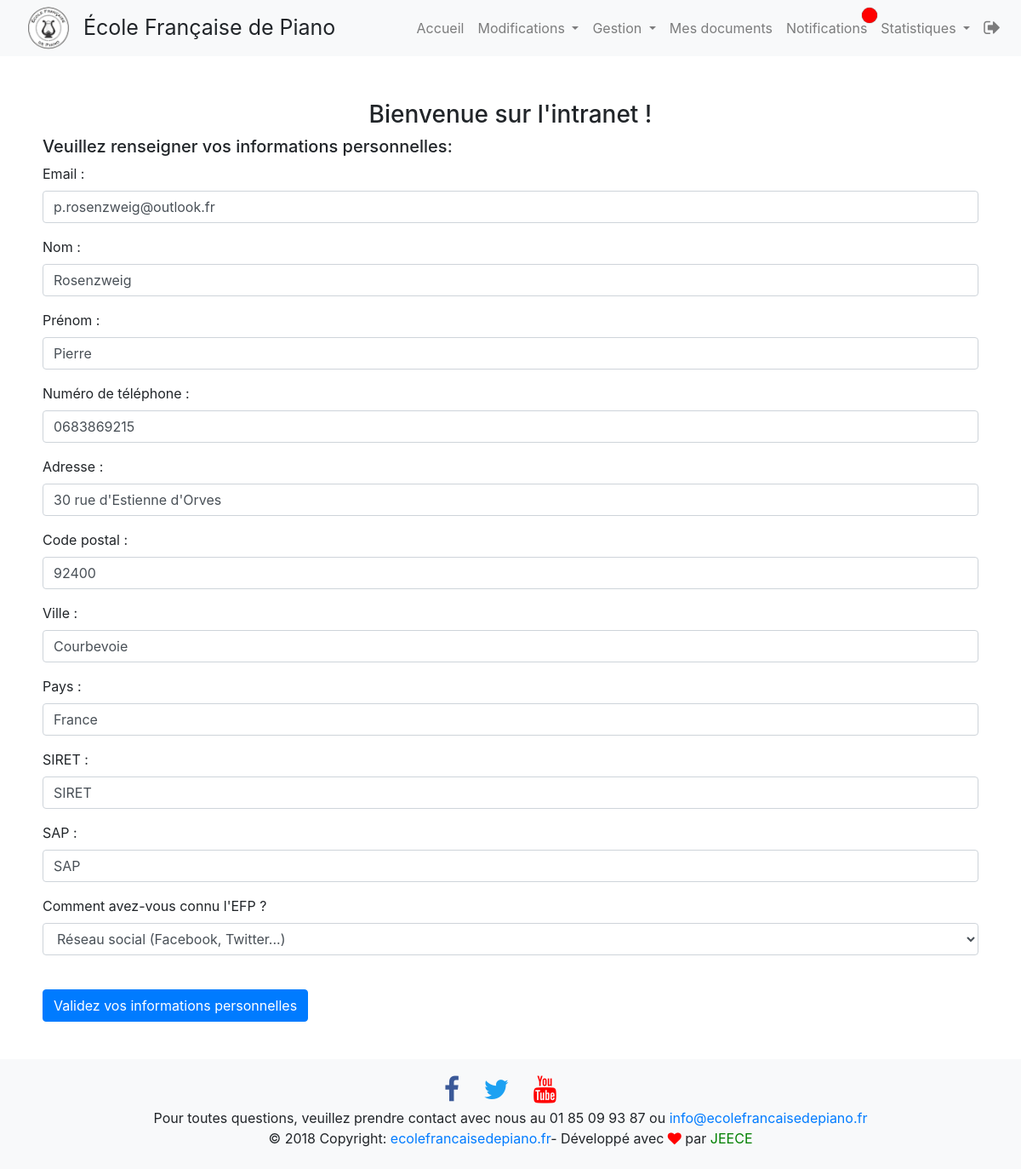
Page /intranet/creation_inscription (signed in) on the committed database.
### intranet/models.py (models this page shows, shortened)
class UserProfile(models.Model):
    STATS_CHOICES = (
        ('A', 'Moteur de recherche (Google, Yahoo...)'),
        ('B', 'Réseau social (Facebook, Twitter...)'),
        ('C', 'Connaissance (famille, amis...)'),
        ('D', 'Librairie musicale Falado'),
        ('E', 'Nebout & Hamm'),
        ('F', 'Annuaire en ligne (Pages jaunes, Yelp...)'),
        ('G', 'Prospectus, flyers'),
        ('H', 'Autre'),
    )
    user = models.OneToOneField(User,  on_delete=models.CASCADE)  # La liaison OneToOne vers le modèle User
    avatar = models.ImageField(null=True, blank=True, upload_to="avatars/")
    phone_regex = RegexValidator(regex=r'^(?:(?:\+|00)33|0)\s*[1-9](?:[\s.-]*\d{2}){4}$',
                                 message="Le numéro de téléphone doit suivre le format XX.XX.XX.XX.XX")
    phone_number = models.CharField(validators=[phone_regex], max_length=19,verbose_name="Téléphone")  # validators should be a list
    address = models.CharField(max_length=60, default='',verbose_name="Adresse")
    city = models.CharField(max_length=50, default='',verbose_name="Ville")
    country = models.CharField(max_length=50, default='France',verbose_name="Pays")
    lat = models.CharField(null=True,blank=True,default='None',max_length=50)
    lgn = models.CharField(null=True,blank=True,default='None',max_length=50)
    zip_code_regex = RegexValidator(regex=r'^(([0-8][0-9])|(9[0-5])|(2[ab]))[0-9]{3}$',
                                    message="Le code postal doit suivre le format DDDDD")
    zip_code = models.CharField(validators=[zip_code_regex], max_length=6, verbose_name="Code Postal")
    is_adherent = models.BooleanField(default=False)
    siret = models.CharField(max_length=21,default='SIRET',verbose_name="SIRET")
    sap = models.CharField(max_length=11,default='SAP',verbose_name="SAP")
    nb_facture = models.IntegerField(default=1)
    nb_adh= models.IntegerField(default=1,blank=True,null=True)
    stats = models.CharField(max_length=1, choices=STATS_CHOICES,null=True)
    is_premium = models.BooleanField(default=False,help_text="Permet d'annuler un cours à la dernière minute, les cours sont majorés de 10€.")
    stripe_account_id = models.CharField(max_length=40,default="StripeAccId",blank=True,help_text='ex: acct_1D5xIp...')
    nots_view = models.DateTimeField(default=timezone.now,verbose_name="Date des dernières modifications")
    class Meta:
        verbose_name_plural = "Profils utilisateurs"
    def create_profile(sender, **kwargs):
        if kwargs['created']:
            user_profile = UserProfile.objects.create(user=kwargs['instance'])
    post_save.connect(create_profile, sender=User)

### intranet/views.py (the view)
# urls.py: path('creation_inscription', views.creation_inscription, name='creation_inscription'),
def creation_inscription(request):
    if request.method == 'POST':
        form_user = EditUserForm(request.POST, instance=request.user)
        form_profile = EditStaffProfileForm(request.POST, instance=request.user.userprofile) if request.user.is_staff else EditProfileForm(request.POST, instance=request.user.userprofile)
        if form_profile.is_valid() and form_user.is_valid():
            form_user.save()
            form_profile.save()
            messages.success(request, 'Vos informations personnelles ont bien été enregistrées.')
            address = form_profile.cleaned_data["address"]
            city = form_profile.cleaned_data["city"]
            zip_code = form_profile.cleaned_data["zip_code"]
            country = form_profile.cleaned_data["country"]
            location = "%s %s %s %s" % (address, city, zip_code, country)
            r = requests.get('http://www.mapquestapi.com/geocoding/v1/address?key=7MspWFOeqU2eH72DNDg8LM6sTXKcaQmz&location=%s' % location)
            us = User.objects.get(pk=request.user.pk)
            if r.status_code == requests.codes.ok:
                data = json.loads(r.text)
                try:
                    us.userprofile.lat = data["results"][0]['locations'][0]['latLng']['lat']
                    us.userprofile.lgn = data["results"][0]['locations'][0]['latLng']['lng']
                    us.userprofile.save()
                except:
                    pass
            admin = User.objects.get(is_superuser=True)
            if request.user.is_staff:
                Notification.objects.create(to_user=admin, from_user=request.user,
                                        object="Création du compte %s %s (%s)" % (
                                        request.user.first_name, request.user.last_name, request.user.username),
                                        text="Je viens de compléter mon compte professeur!")
            else:
                Notification.objects.create(to_user=admin, from_user=request.user,
                                            object="Création du compte %s %s (%s)" % (
                                                request.user.first_name, request.user.last_name, request.user.username),
                                            text="Je viens de compléter mon compte!")
            if request.user.is_staff:
                adh = Adhesion.objects.filter(to_user=request.user)
                if adh:
                    request.user.userprofile.is_adherent = True
                    request.user.userprofile.save()
                    return redirect('intranet:accueil')
                else:
                    return redirect('intranet:creation_adhesion')
            else:
                return redirect('intranet:creation_eleves')
        else:
            messages.error(request,"Le formulaire n'est pas valide")
            return redirect('intranet:creation_inscription')
    else:
        user_form = EditUserForm(instance=request.user)
        profile_form = EditStaffProfileForm(instance=request.user.userprofile) if request.user.is_staff else EditProfileForm(instance=request.user.userprofile)
    return render(request, 'intranet/creation_inscription.html', locals())

### intranet/forms.py
class EditUserForm(forms.ModelForm):
    email = forms.EmailField(required=True, label='Email', max_length=50, widget=forms.TextInput(
        attrs={'placeholder': 'Email', 'class': 'form-control'}))
    first_name = forms.CharField(required=True, label='Prénom', max_length=30, widget=forms.TextInput(
        attrs={'placeholder': 'Prénom', 'class': 'form-control'}))
    last_name = forms.CharField(required=True, label='Nom', max_length=30, widget=forms.TextInput(
        attrs={'placeholder': 'Nom', 'class': 'form-control'}))
    class Meta:
        model = User
        fields = (
            'email',
            'last_name',
            'first_name'
        )

class EditStaffProfileForm(forms.ModelForm):
    class Meta:
        model = UserProfile
        fields = (
            'phone_number',
            'address',
            'zip_code',
            'city',
            'country',
            'siret',
            'sap',
            'stats'
        )
        labels = {
            'phone_number': 'Numéro de téléphone',
            'address': 'Adresse',
            'city': 'Ville',
            'zip_code': 'Code postal',
            'country': 'Pays',
            'siret': 'SIRET',
            'sap': 'SAP',
            'stats': 'Comment avez-vous connu l\'EFP ?'
        }

### intranet/templates/intranet/creation_inscription.html (shortened to what this page needs)
{% extends 'intranet/base.html' %}
{% block nav_bar %}
{% include 'intranet/nav_bar.html' %}
{% endblock nav_bar %}
{% block content %}
 <div class="container container_extras" >
     <h3 class="text-center mt-2"> Bienvenue sur l'intranet !</h3>
     <h5>Veuillez renseigner vos informations personnelles:</h5>
     <form method="post">
         {% include 'intranet/bs4_form.html' with form=user_form %}
         {% include 'intranet/bs4_form.html' with form=profile_form %}
         <br>
        <button type="submit" class="btn btn-primary">Validez vos informations personnelles</button>
    </form>
 </div>
{% endblock content %}
{% block footer %}
{% include 'intranet/footer.html' %}
{% endblock footer %}

### intranet/templates/intranet/bs4_form.html (shortened to what this page needs)
{% load widget_tweaks %}
{% for field in form.visible_fields %}
  <div class="form-group">
    {{ field.label_tag }}
    {% if form.is_bound %}
      {% if field.errors %}
        {% render_field field class="form-control is-invalid" %}
        {% for error in field.errors %}
          <div class="invalid-feedback">
            {{ error }}
          </div>
        {% endfor %}
      {% else %}
        {% render_field field class="form-control is-valid" %}
      {% endif %}
    {% else %}
      {% render_field field class="form-control" %}
    {% endif %}
  </div>
{% endfor %}

### intranet/static/intranet/css/app.css (style rules this page uses)
.container_extras { padding: 20px; min-height: 600px; //padding-bottom: 50px; overflow-x: hidden; }

### rows in the picture
UserProfile: phone_number "0683869215" "30 rue d'Estienne d'Orves" "92400" "Courbevoie" "France" "SIRET" "SAP" "Réseau social (Facebook, Twitter...)"

### other values in the picture
{{ field.label_tag }} "Email :" "Nom :" "Prénom :" "Numéro de téléphone :" "Adresse :" "Code postal :" "Ville :" "Pays :" "SIRET :" "SAP :" "Comment avez-vous connu l'EFP ?"
